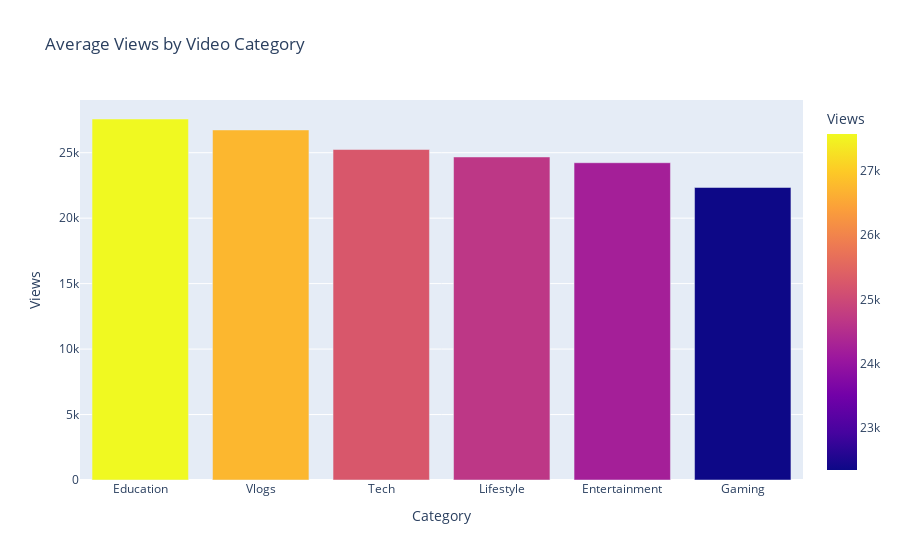

The notebook cell this image was saved under:
### Markdown cell above
4. Engagement by Category

### Code cell
#a. Average Views by Category

avg_views = df.groupby('Category')['Views'].mean().reset_index().sort_values(by='Views', ascending=False)
fig = px.bar(avg_views, x='Category', y='Views', 
             title='Average Views by Video Category',
             color='Views')
fig.show()

### Figure 1 — Plotly figure (JSON) as saved in the notebook; plotly's stock layout.template omitted (floating-point values rounded to 4 significant figures)
{"data": [{"hovertemplate": "Category=%{x}<br>Views=%{marker.color}<extra></extra>", "legendgroup": "", "marker": {"color": [27570.0, 26740.0, 25240.0, 24670.0, 24240.0, 22340.0], "coloraxis": "coloraxis", "pattern": {"shape": ""}}, "name": "", "orientation": "v", "showlegend": false, "textposition": "auto", "type": "bar", "x": ["Education", "Vlogs", "Tech", "Lifestyle", "Entertainment", "Gaming"], "xaxis": "x", "y": [27570.0, 26740.0, 25240.0, 24670.0, 24240.0, 22340.0], "yaxis": "y"}], "layout": {"barmode": "relative", "coloraxis": {"colorbar": {"title": {"text": "Views"}}, "colorscale": [[0, "#0d0887"], [0.1111, "#46039f"], [0.2222, "#7201a8"], [0.3333, "#9c179e"], [0.4444, "#bd3786"], [0.5556, "#d8576b"], [0.6667, "#ed7953"], [0.7778, "#fb9f3a"], [0.8889, "#fdca26"], [1, "#f0f921"]]}, "legend": {"tracegroupgap": 0}, "title": {"text": "Average Views by Video Category"}, "xaxis": {"anchor": "y", "domain": [0, 1], "title": {"text": "Category"}}, "yaxis": {"anchor": "x", "domain": [0, 1], "title": {"text": "Views"}}}}
